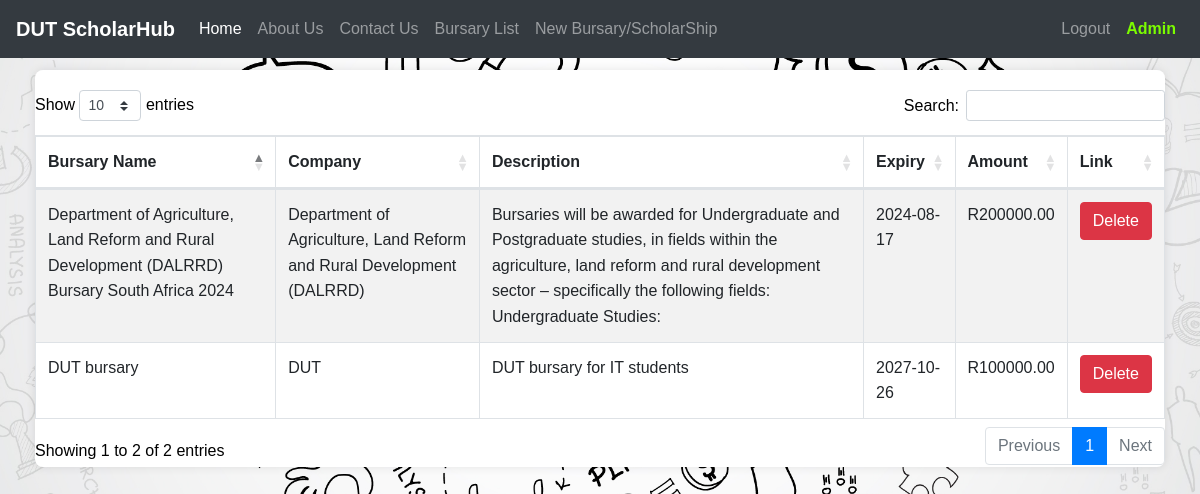
The app's page /bursaries (signed in) with its own data.
### Funding/models.py (models this page shows, shortened)
class User(db.Model,UserMixin):
    id = db.Column(db.Integer(), primary_key=True)
    username = db.Column(db.String(length=30), nullable=False, unique=True)
    surname = db.Column(db.String(length=30), nullable=False, unique=True)
    dateofbirth = db.Column(db.Date(),nullable=False)
    Idnumber = db.Column(db.String(length=13),nullable=False)
    email_address = db.Column(db.String(length=50), nullable=False, unique=True)
    faculty = db.Column(db.String(length=60), nullable=False)
    password_hash = db.Column(db.String(length=60), nullable=False)
    items = db.relationship('Item', backref='owned_user', lazy=True)
    role = db.Column(db.String(length=30), nullable=True, unique=True)
    @property
    def password(self):
        return self.password

class ApplicationForm(db.Model):
    id = db.Column(db.Integer(), primary_key=True)
    name = db.Column(db.String(length=200), nullable=False)
    company = db.Column(db.String(length=200), nullable=False)
    faculty = db.Column(db.String(length=60), nullable=True)
    description = db.Column(db.String(length=255), nullable=False)
    enddate = db.Column(db.Date(),nullable=False)
    amount = db.Column(db.Float(),nullable=False)
    link =db.Column(db.String(length=200), nullable=False)

### Funding/routes.py (the view)
@app.route('/bursaries')
def bursary_page():
    form = ApplicationFormModel()
    items = []
    admin_items = []
    if current_user.is_authenticated:
        if current_user.username == "Admin":
            admin_items = ApplicationFormModel.query.all()  # Retrieve all items for admin
        else:
            items = ApplicationFormModel.query.filter_by(faculty=current_user.faculty).all()
            items = [item for item in items if item.enddate > datetime.now()]
    else:
        items = ApplicationFormModel.query.all()
    return render_template('bursarylist.html', items=items, admin_items=admin_items,form=form)

### Funding/models.py (called while the page is built)
@login_manager.user_loader
def load_user(user_id):
    return User.query.get(int(user_id))

### Funding/templates/bursarylist.html (shortened to what this page needs)
<!doctype html>
<html lang="en">
  <head>
    <link rel="stylesheet" href="https://cdn.jsdelivr.net/npm/bootstrap@4.5.3/dist/css/bootstrap.min.css">
    <link rel="stylesheet" type="text/css" href="https://cdn.datatables.net/1.10.25/css/dataTables.bootstrap4.min.css">
  </head>
  <body>
    <nav class="navbar navbar-expand-md navbar-dark bg-dark fixed-top">
        <a class="navbar-brand" href="{{ url_for('home_page') }}"><b>DUT ScholarHub</b></a>
        <div class="collapse navbar-collapse" id="navbarNav">
          <ul class="navbar-nav mr-auto">
            <li class="nav-item active">
              <a class="nav-link" href="{{ url_for('home_page') }}">Home <span class="sr-only">(current)</span>
              </a>
            </li>
            <li class="nav-item">
              <a class="nav-link" href="{{ url_for('about_page') }}">About Us</a>
            </li>
            <li class="nav-item">
                <a class="nav-link" href="{{ url_for('contact') }}">Contact Us</a>
              </li>
            <li class="nav-item">
              <a class="nav-link" href="{{ url_for('bursary_page') }}">Bursary List</a>
            </li>
              {% if current_user and current_user.username == "Admin" %}
              <li class="nav-item">
               <a class="nav-link" href="{{ url_for('application_form_page') }}">New Bursary/ScholarShip</a>
             </li>
             {% endif %}
           </ul> {% if current_user.is_authenticated %} <ul class="navbar-nav">
             <li class="nav-item">
               <a class="nav-link" href="{{ url_for('logout_page') }} ">Logout</a>
             </li>
             <li class="nav-item">
               <a class="nav-link" href="{{ url_for('profile') }} " style="color: lawngreen; font-weight: bold"> {{ current_user.username }}</a>
             </li>
           </ul> {% endif %}
         </div>
      </nav>
    <div class="container">
      <div class="table-container">
          <table id="bursaryTable" class="table table-striped table-bordered" style="width:100%">
              <thead>
                  <tr>
                      <th>Bursary Name</th>
                      <th>Company</th>
                      <th>Description</th>
                      <th>Expiry</th>
                      <th>Amount</th>
                      <th>Link</th>
                  </tr>
              </thead>
        <tbody>
          {% if current_user.username == "Admin" %}
            {% for item in admin_items %}
            <tr>
              <td>{{ item.name }}</td>
              <td>{{ item.company }}</td>
              <td>{{ item.description }}</td>
              <td>{{ item.enddate }}</td>
              <td>R{{ item.amount }}0</td>
              <td>
                {% if current_user and current_user.username == "Admin" %}
                    <form action="{{ url_for('delete_bursary', id=item.id) }}" method="post">
                        <button type="submit" class="btn btn-danger">Delete</button>
                    </form>
                {% endif %}
            </td>
            </tr>
            {% endfor %}
          {% endif %}
        </tbody>
      </table>
    </div>
  </body>
</html>

### Funding/templates/bursarylist.html (style rules this page uses)
body { font-family: Arial, sans-serif; line-height: 1.6; background-color: whitesmoke; background-image: url('../static/OQECWT0.jpg'); background-size: cover; background-position: center; background-repeat: no-repeat; color: black; padding: 20px; }
.container { max-width: 2000px; margin-top: 50px; }
.table-container { margin-top: 20px; background-color: #fff; border-radius: 8px; box-shadow: 0 0 10px rgba(0, 0, 0, 0.1); overflow-x: auto; }
table.dataTable th, table.dataTable td { white-space: normal; }

### records on screen
User: username "Admin"
ApplicationForm: name "DUT bursary", company "DUT", description "DUT bursary for IT students", enddate "2027-10-26", amount "100000.0"
ApplicationForm: name "Department of Agriculture, Land Reform and Rural Development (DALRRD) Bursary South Africa 2024", company "Department of Agriculture, Land Reform and Rural Development (DALRRD)", description "Bursaries will be awarded for Undergraduate and Postgraduate studies, in fields within the agriculture, land reform and rural development sector – specifically the following fields: Undergraduate Studies:", enddate "2024-08-17", amount "200000.0"
